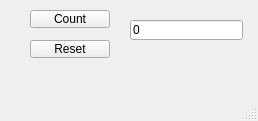
<?xml version="1.0" encoding="UTF-8"?>
<ui version="4.0">
 <class>resetButton</class>
 <widget class="QMainWindow" name="resetButton">
  <property name="geometry">
   <rect>
    <x>0</x>
    <y>0</y>
    <width>258</width>
    <height>121</height>
   </rect>
  </property>
  <property name="windowTitle">
   <string>MainWindow</string>
  </property>
  <widget class="QWidget" name="centralwidget">
   <widget class="QPushButton" name="countButton">
    <property name="geometry">
     <rect>
      <x>30</x>
      <y>10</y>
      <width>80</width>
      <height>18</height>
     </rect>
    </property>
    <property name="text">
     <string>Count</string>
    </property>
   </widget>
   <widget class="QPushButton" name="resetButton_2">
    <property name="geometry">
     <rect>
      <x>30</x>
      <y>40</y>
      <width>80</width>
      <height>18</height>
     </rect>
    </property>
    <property name="text">
     <string>Reset</string>
    </property>
   </widget>
   <widget class="QLineEdit" name="countEdit">
    <property name="geometry">
     <rect>
      <x>130</x>
      <y>20</y>
      <width>113</width>
      <height>20</height>
     </rect>
    </property>
    <property name="text">
     <string>0</string>
    </property>
   </widget>
  </widget>
  <widget class="QMenuBar" name="menubar">
   <property name="geometry">
    <rect>
     <x>0</x>
     <y>0</y>
     <width>258</width>
     <height>17</height>
    </rect>
   </property>
  </widget>
  <widget class="QStatusBar" name="statusbar"/>
 </widget>
 <resources/>
 <connections/>
</ui>
